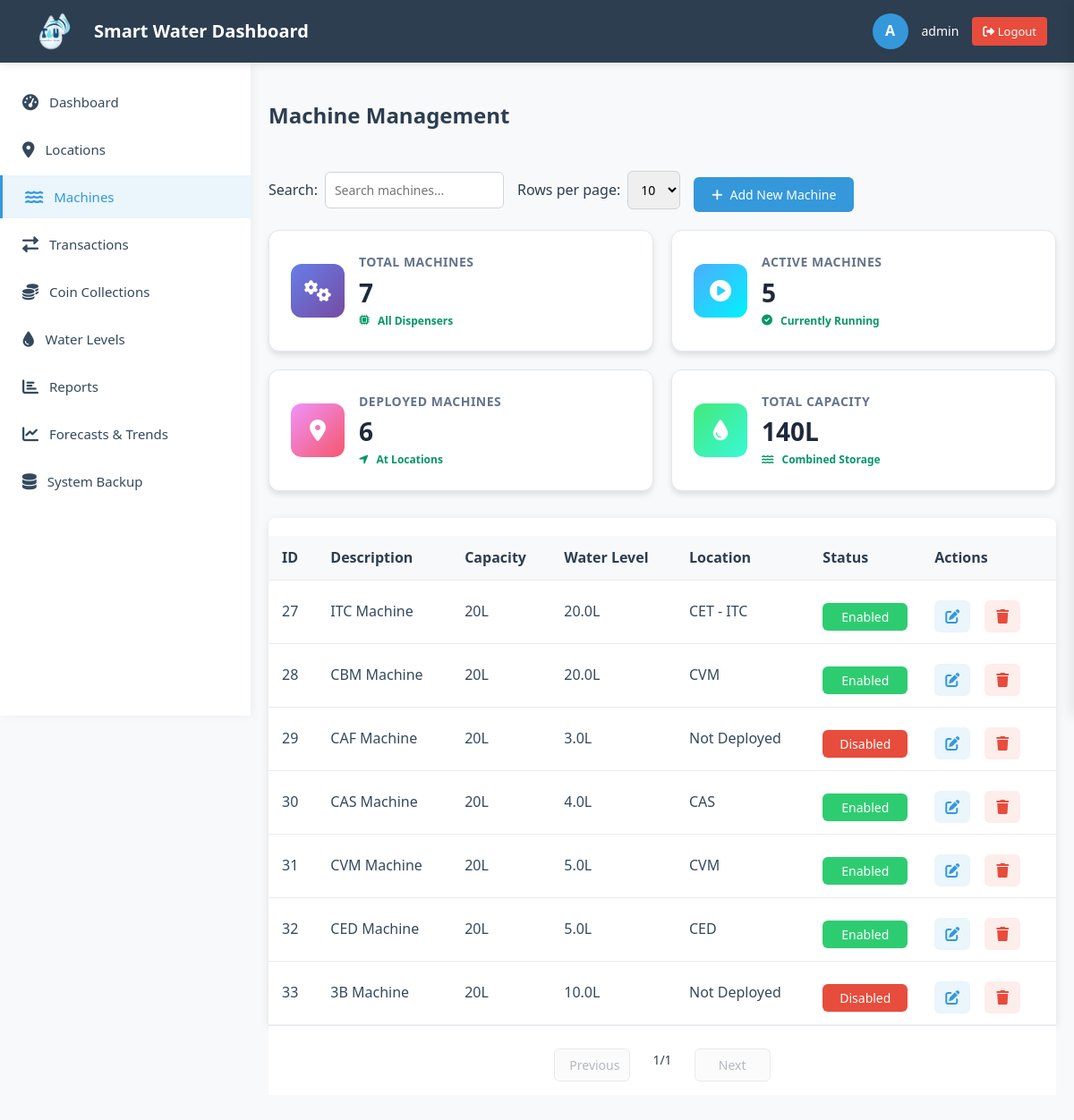
The app's page /machines.php (signed in), older data.
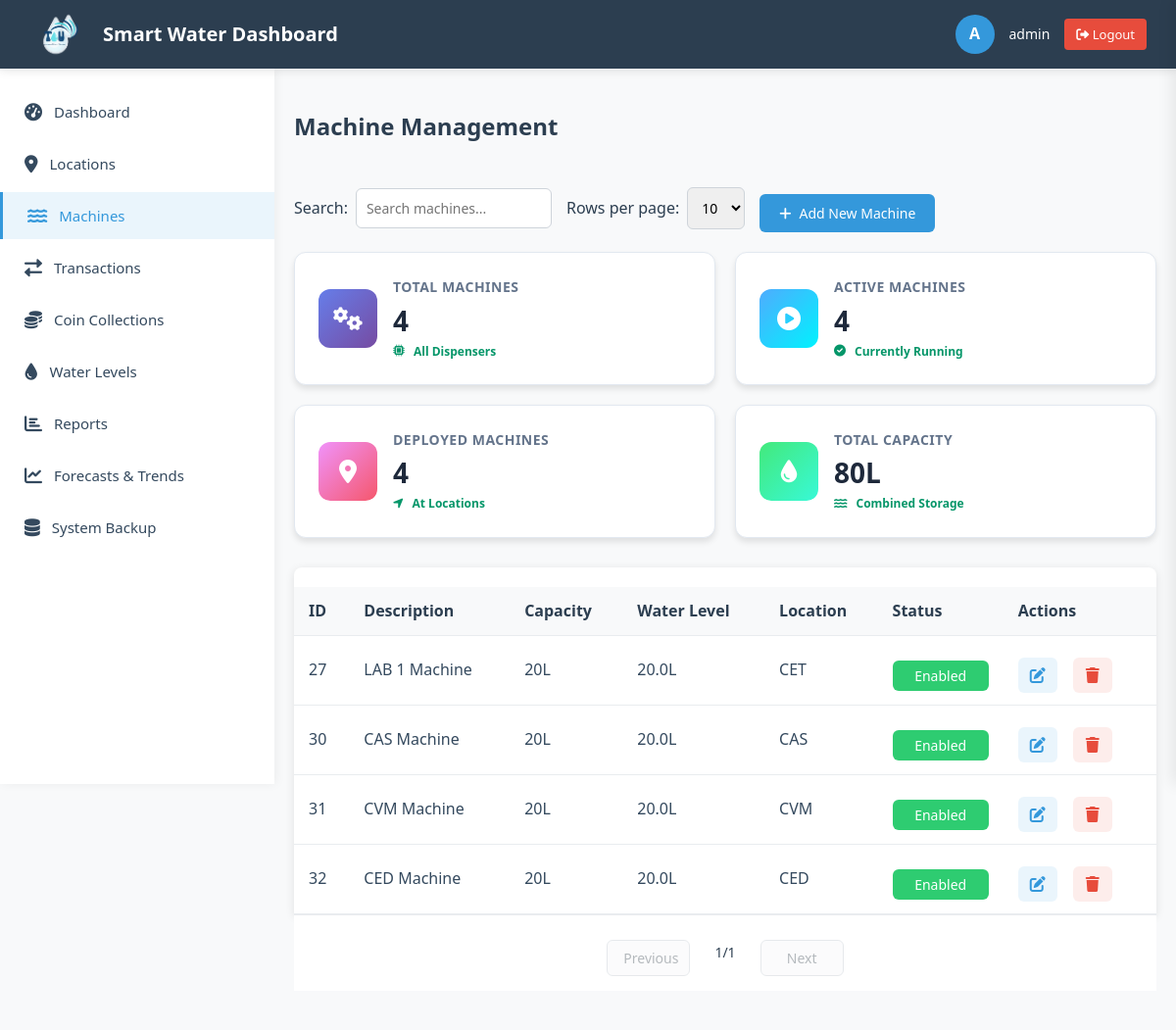
The same page, newer data.
### tables this page shows
CREATE TABLE `dispenser` (
  `dispenser_id` int(11) NOT NULL AUTO_INCREMENT,
  `Description` text NOT NULL,
  `Capacity` int(11) NOT NULL,
  PRIMARY KEY (`dispenser_id`)
);

CREATE TABLE `dispenserstatus` (
  `status_id` int(11) NOT NULL AUTO_INCREMENT,
  `water_level` float NOT NULL,
  `operational_status` varchar(20) NOT NULL,
  `dispenser_id` int(11) NOT NULL,
  `last_refill_time` datetime DEFAULT current_timestamp(),
  PRIMARY KEY (`status_id`),
  KEY `dispenser_id` (`dispenser_id`)
);

CREATE TABLE `location` (
  `location_id` int(11) NOT NULL AUTO_INCREMENT,
  `location_name` varchar(100) NOT NULL,
  `address` text NOT NULL,
  `latitude` decimal(11,8) DEFAULT NULL,
  `longitude` decimal(11,8) DEFAULT NULL,
  PRIMARY KEY (`location_id`)
);

### machines.php (the view, shortened to what this page needs)
<?php
require_once 'includes/header.php';
$machines = $pdo->query("
    SELECT d.*, dl.Status, dl.location_id, l.location_name, ds.water_level, ds.operational_status
    FROM dispenser d
    LEFT JOIN dispenserlocation dl ON d.dispenser_id = dl.dispenser_id
    LEFT JOIN location l ON dl.location_id = l.location_id
    LEFT JOIN dispenserstatus ds ON d.dispenser_id = ds.dispenser_id
")->fetchAll();
$total_machines = $pdo->query("SELECT COUNT(*) as total FROM dispenser")->fetch();
$active_machines = $pdo->query("SELECT COUNT(*) as total FROM dispenserlocation WHERE Status = 1")->fetch();
$deployed_machines = $pdo->query("SELECT COUNT(*) as total FROM dispenserlocation WHERE location_id IS NOT NULL")->fetch();
$total_capacity = $pdo->query("SELECT SUM(Capacity) as total FROM dispenser")->fetch();
?>
<link rel="stylesheet" href="assets/css/machines.css">
<div class="content-area">
    <div class="content-wrapper">
        <div class="content-header">
            <h1 class="content-title">Machine Management</h1>
            <div class="content-actions">
                <div class="search-group">
                    <label for="searchInput" class="search-label">Search:</label>
                    <input type="text" id="searchInput" placeholder="Search machines...">
                </div>
                <div class="rows-per-page">
                    <label for="rowsPerPage" class="rows-label">Rows per page:</label>
                    <select id="rowsPerPage">
                        <option value="10" selected>10</option>
                    </select>
                </div>
                <div>
                    <button class="btn-primary" id="addMachineBtn">
                        <i class="fas fa-plus"></i> <span class="btn-text">Add New Machine</span>
                    </button>
                </div>
            </div>
        </div>
        <div class="stats-grid">
            <div class="stat-card">
                <div class="stat-icon"><i class="fas fa-cogs"></i></div>
                <div class="stat-content">
                    <div class="stat-title">Total Machines</div>
                    <div class="stat-value"><?= $total_machines['total'] ?></div>
                    <div class="stat-change success">
                        <i class="fas fa-microchip"></i> All Dispensers
                    </div>
                </div>
            </div>
            <div class="stat-card">
                <div class="stat-icon"><i class="fas fa-play-circle"></i></div>
                <div class="stat-content">
                    <div class="stat-title">Active Machines</div>
                    <div class="stat-value"><?= $active_machines['total'] ?></div>
                    <div class="stat-change success">
                        <i class="fas fa-check-circle"></i> Currently Running
                    </div>
                </div>
            </div>
            <div class="stat-card">
                <div class="stat-icon"><i class="fas fa-map-marker-alt"></i></div>
                <div class="stat-content">
                    <div class="stat-title">Deployed Machines</div>
                    <div class="stat-value"><?= $deployed_machines['total'] ?></div>
                    <div class="stat-change success">
                        <i class="fas fa-location-arrow"></i> At Locations
                    </div>
                </div>
            </div>
            <div class="stat-card">
                <div class="stat-icon"><i class="fas fa-tint"></i></div>
                <div class="stat-content">
                    <div class="stat-title">Total Capacity</div>
                    <div class="stat-value"><?= number_format($total_capacity['total'] ?? 0) ?>L</div>
                    <div class="stat-change success">
                        <i class="fas fa-water"></i> Combined Storage
                    </div>
                </div>
            </div>
        </div>
        <div class="table-container">
            <div class="table-wrapper">
                <table class="data-table" id="machinesTable">
                    <thead>
                        <tr>
                            <th>ID</th>
                            <th>Description</th>
                            <th class="capacity-col">Capacity</th>
                            <th class="water-col">Water Level</th>
                            <th class="location-col">Location</th>
                            <th class="status-col">Status</th>
                            <th class="actions-col">Actions</th>
                        </tr>
                    </thead>
                    <tbody>
                        <?php foreach ($machines as $machine): ?>
                        <tr>
                            <td><?= $machine['dispenser_id'] ?></td>
                            <td><?= htmlspecialchars($machine['Description']) ?></td>
                            <td class="capacity-col"><?= $machine['Capacity'] ?>L</td>
                            <td class="water-col"><?= number_format($machine['water_level'] ?? 0, 1) ?>L</td>
                            <td class="location-col"><?= htmlspecialchars($machine['location_name'] ?? 'Not Deployed') ?></td>
                            <td class="status-col">
                                <button class="status-btn <?= $machine['Status'] == 1 ? 'enabled' : 'disabled' ?>"
                                        onclick="showStatusModal(<?= $machine['dispenser_id'] ?>, <?= $machine['Status'] ?? 0 ?>, '<?= addslashes($machine['location_name'] ?? 'Not Deployed') ?>')">
                                    <?= $machine['Status'] == 1 ? 'Enabled' : 'Disabled' ?>
                                </button>
                            </td>
                            <td class="actions-col">
                                <div class="action-buttons">
                                    <button class="btn-action edit" onclick="showEditModal(
                                        <?= $machine['dispenser_id'] ?>,
                                        '<?= addslashes($machine['Description']) ?>',
                                        <?= $machine['Capacity'] ?>,
                                        <?= $machine['location_id'] ?? 'null' ?>,
                                        <?= $machine['Status'] ?? 0 ?>,
                                        '<?= addslashes($machine['location_name'] ?? 'Not Deployed') ?>'
                                    )">
                                        <i class="fas fa-edit"></i>
                                    </button>
                                    <button class="btn-action delete" onclick="showDeleteModal(<?= $machine['dispenser_id'] ?>)">
                                        <i class="fas fa-trash"></i>
                                    </button>
                                </div>
                            </td>
                        </tr>
                        <?php endforeach; ?>
                    </tbody>
                </table>
            </div>
        </div>
        <div class="pagination-container">
            <div class="pagination" id="pagination">
                <button id="prevBtn" class="pagination-btn">Previous</button>
                <span id="pageIndicator" class="page-indicator">1/1</span>
                <button id="nextBtn" class="pagination-btn">Next</button>
            </div>
        </div>
    </div>
</div>
<?php require_once 'includes/footer.php'; ?>

### includes/header.php (shortened to what this page needs)
<?php
function getActiveClass($currentPage) {
    return basename($_SERVER['PHP_SELF']) === $currentPage ? 'active' : '';
}
$current_page = basename($_SERVER['PHP_SELF']);
?>
<!DOCTYPE html>
<html lang="en">
<head>
    <link rel="stylesheet" href="assets/css/navigations.css">
    <link rel="stylesheet" href="https://cdnjs.cloudflare.com/ajax/libs/font-awesome/6.0.0-beta3/css/all.min.css">
</head>
<body>
    <div class="dashboard-container">
        <header class="dashboard-header">
            <div class="header-left">
                <img src="assets/images/logo-small.png" alt="Logo" class="logo-small">
                <div class="header-title">Smart Water Dashboard</div>
            </div>
            <div class="user-info">
                <div class="user-avatar" id="userAvatar"><?php echo strtoupper(substr($_SESSION['admin_username'], 0, 1)); ?></div>
                <span class="user-name" id="userName"><?php echo htmlspecialchars($_SESSION['admin_username']); ?></span>
                <a href="logout.php" class="logout-btn"><i class="fas fa-sign-out-alt"></i> Logout</a>
            </div>
        </header>
        <nav class="sidebar" id="sidebar">
            <ul class="sidebar-menu">
                <li class="menu-item">
                    <a href="dashboard.php" class="menu-link <?php echo getActiveClass('dashboard.php'); ?>">
                        <i class="fas fa-tachometer-alt"></i> Dashboard
                    </a>
                </li>
                <li class="menu-item">
                    <a href="locations.php" class="menu-link <?php echo getActiveClass('locations.php'); ?>">
                        <i class="fas fa-map-marker-alt"></i> Locations
                    </a>
                </li>
                <li class="menu-item">
                    <a href="machines.php" class="menu-link <?php echo getActiveClass('machines.php'); ?>">
                        <i class="fas fa-water"></i> Machines
                    </a>
                </li>
                <li class="menu-item">
                    <?php if ($current_page === 'accounting_and_calibration.php'): ?>
                        <a href="accounting_and_calibration.php" class="menu-link active">
                            <i class="fas fa-exchange-alt"></i> Accounting and Calibration
                        </a>
                    <?php else: ?>
                        <a href="transactions.php" class="menu-link <?php echo getActiveClass('transactions.php'); ?>">
                            <i class="fas fa-exchange-alt"></i> Transactions
                        </a>
                    <?php endif; ?>
                </li>
                <li class="menu-item">
                    <a href="coin_collections.php" class="menu-link <?php echo getActiveClass('coin_collections.php'); ?>">
                        <i class="fas fa-coins"></i> Coin Collections
                    </a>
                </li>
                <li class="menu-item">
                    <a href="water_levels.php" class="menu-link <?php echo getActiveClass('water_levels.php'); ?>">
                        <i class="fas fa-tint"></i> Water Levels
                    </a>
                </li>
                <li class="menu-item">
                    <a href="reports.php" class="menu-link <?php echo getActiveClass('reports.php'); ?>">
                        <i class="fas fa-chart-bar"></i> Reports
                    </a>
                </li>
                <li class="menu-item">
                    <a href="forecast.php" class="menu-link <?php echo getActiveClass('forecast.php'); ?>">
                        <i class="fas fa-chart-line"></i>Forecasts & Trends
                    </a>
                </li>
                <li class="menu-item">
                    <a href="backup.php" class="menu-link <?php echo getActiveClass('backup.php'); ?>">
                        <i class="fas fa-database"></i> System Backup
                    </a>
                </li>
            </ul>
        </nav>
        <main class="content-area">
</body>
</html>

### includes/footer.php (shortened to what this page needs)
</body>
</html>

### assets/css/machines.css (style rules this page uses)
.btn-primary { color: #fff; background-color: #3498db; border: none; padding: 10px 20px; border-radius: 6px; cursor: pointer; font-size: 14px; font-weight: 500; display: inline-flex; align-items: center; gap: 8px; transition: background-color 0.2s, transform 0.1s; }
.status-btn { border: none; padding: 6px 12px; border-radius: 6px; color: white; cursor: pointer; font-size: 14px; font-weight: 500; min-width: 80px; transition: background-color 0.2s, transform 0.1s; }
.status-btn.enabled { background-color: #2ecc71; }
.btn-action { display: inline-flex; align-items: center; justify-content: center; width: 36px; height: 36px; border-radius: 6px; margin-right: 8px; transition: all 0.2s; }
.btn-action.edit { background-color: rgba(52, 152, 219, 0.1); color: #3498db; }
.btn-action.delete { background-color: rgba(231, 76, 60, 0.1); color: #e74c3c; }
.data-table { width: 100%; border-collapse: collapse; margin-top: 20px; }
.data-table th, .data-table td { padding: 12px 15px; text-align: left; border-bottom: 1px solid #e9ecef; }
.data-table th { background-color: #f8f9fa; font-weight: 600; color: #2c3e50; }
.content-area { padding: 20px 0; background-color: #f8f9fa; width: 100%; overflow-x: hidden; }
.content-wrapper { padding: 0 30px; max-width: 100%; margin: 0 auto; }
.content-header { display: flex; justify-content: space-between; align-items: center; margin-bottom: 20px; flex-wrap: wrap; gap: 15px; }
.content-title { font-size: 24px; color: #2c3e50; font-weight: 600; }
.content-actions { display: flex; align-items: center; gap: 15px; flex-wrap: wrap; }
.search-group { display: flex; align-items: center; gap: 8px; }
.search-group label { font-weight: 500; color: #2c3e50; }
.search-group input { padding: 10px; border: 1px solid #ced4da; border-radius: 6px; width: 200px; font-size: 14px; transition: border-color 0.2s; }
.rows-per-page { display: flex; align-items: center; gap: 8px; }
.rows-per-page label { font-weight: 500; color: #2c3e50; }
.rows-per-page select { padding: 10px; border: 1px solid #ced4da; border-radius: 6px; font-size: 14px; transition: border-color 0.2s; }
.pagination-container { width: 100%; position: static; background-color: #fff; border-top: 1px solid #e9ecef; margin-top: 0; padding: 15px 0; display: flex; justify-content: center; align-items: center; }
.pagination { display: flex; justify-content: center; align-items: center; gap: 15px; padding: 0; }
.pagination-btn { padding: 8px 16px; border: 1px solid #ced4da; border-radius: 6px; background-color: #fff; cursor: pointer; color: #2c3e50; font-size: 14px; font-weight: 500; transition: all 0.2s; min-width: 80px; text-align: center; }
.pagination-btn:disabled { background-color: #f8f9fa; color: #6c757d; cursor: not-allowed; opacity: 0.5; }
.page-indicator { font-size: 14px; color: #2c3e50; font-weight: 500; padding: 0 10px; }
.table-container { width: 100%; overflow-x: auto; background-color: #fff; border-radius: 8px 8px 0 0; box-shadow: 0 2px 10px rgba(0,0,0,0.1); }
.table-wrapper { min-width: 800px; }
.action-buttons { display: flex; flex-wrap: nowrap; gap: 8px; justify-content: flex-start; align-items: center; }
@media (max-width: 1200px) { .content-wrapper { padding: 0 20px; } }
.status-btn.disabled { background-color: #e74c3c; }

### includes/user_profile_slide.php (style rules this page uses)
.btn-primary { padding: 12px 16px; background: #3b82f6; color: white; border: none; border-radius: 6px; font-size: 0.875rem; font-weight: 500; cursor: pointer; transition: all 0.2s; display: flex; align-items: center; justify-content: center; gap: 8px; width: 100%; }

Row changes from the older to the newer data that the page shows:
removed dispenser: dispenser_id "28", Description "CBM Machine", Capacity "20", dispenserstatus.water_level "20.0", location.location_name "CVM", shows "Enabled"
removed dispenserstatus: dispenser.dispenser_id "29", dispenser.Description "CAF Machine", dispenser.Capacity "20", water_level "3.0", location_name "Not Deployed", shows "Disabled"
removed dispenser: dispenser_id "33", Description "3B Machine", Capacity "20", dispenserstatus.water_level "10.0", location_name "Not Deployed", shows "Disabled"
changed dispenser id 27: Description "ITC Machine" → "LAB 1 Machine"; location.location_name "CET - ITC" → "CET"
changed through a linked row, dispenser "CAS Machine": dispenserstatus.water_level "4.0" → "20.0"
changed through a linked row, dispenser "CVM Machine": dispenserstatus.water_level "5.0" → "20.0"
changed through a linked row, dispenser "CED Machine": dispenserstatus.water_level "5.0" → "20.0"
Text that changed along with them:
$total_machines['total']: "7" → "4"
$active_machines['total']: "5" → "4"
$deployed_machines['total']: "6" → "4"
$total_capacity['total']: "140" → "80"
